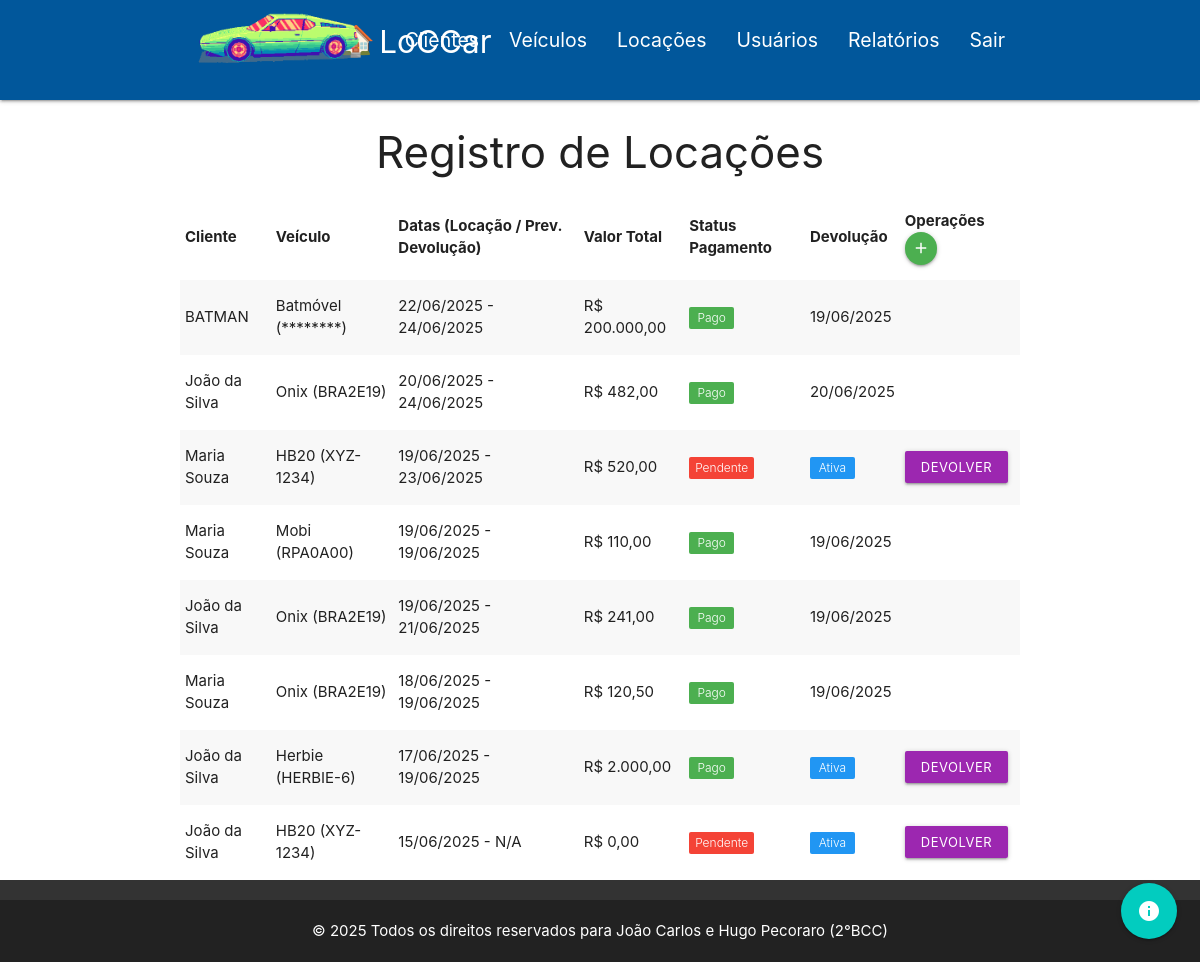
/VIEW/locacao/lstLocacao.php (signed in), run on the app's committed database.
### tables this page shows
CREATE TABLE `locacao` (
  `id` int(11) NOT NULL,
  `cliente_id` int(11) NOT NULL,
  `veiculo_id` int(11) NOT NULL,
  `data_locacao` date NOT NULL,
  `data_prev_devolucao` date DEFAULT NULL,
  `valor_total` decimal(10,2) NOT NULL DEFAULT 0.00,
  `valor_pago` decimal(10,2) NOT NULL DEFAULT 0.00,
  `status_pagamento` varchar(20) NOT NULL DEFAULT 'Pendente',
  `nivel_tanque` varchar(20) NOT NULL DEFAULT 'Não Informado',
  `data_devolucao` date DEFAULT NULL
);

CREATE TABLE `cliente` (
  `id` int(11) NOT NULL,
  `nome` varchar(100) NOT NULL,
  `cpf` varchar(14) NOT NULL,
  `telefone` varchar(15) NOT NULL,
  `email` varchar(100) NOT NULL
);

CREATE TABLE `veiculo` (
  `id` int(11) NOT NULL,
  `modelo` varchar(50) NOT NULL,
  `marca` varchar(50) NOT NULL,
  `ano` int(4) NOT NULL,
  `placa` varchar(8) NOT NULL,
  `valor_diaria` float NOT NULL,
  `status` char(1) NOT NULL DEFAULT 'D',
  `imagem` varchar(255) DEFAULT NULL
);

### DAL/locacao.php (called while the page is built, shortened)
<?php
include_once $_SERVER['DOCUMENT_ROOT'] . '/locadora_carros/MODEL/locacao.php';
include_once $_SERVER['DOCUMENT_ROOT'] . '/locadora_carros/DAL/conexao.php';
class LocacaoDAL {
    public function Select() {
        $sql = "SELECT l.*, c.nome as nome_cliente, v.modelo as modelo_veiculo, v.placa as placa_veiculo
                FROM locacao l
                INNER JOIN cliente c ON l.cliente_id = c.id
                INNER JOIN veiculo v ON l.veiculo_id = v.id
                ORDER BY l.data_locacao DESC;";
        $con = Conexao::conectar();
        $registros = $con->query($sql);
        $lstLocacoes = [];
        if ($registros) {
            foreach ($registros as $linha) {
                $locacao = new \MODEL\Locacao();
                $locacao->setId((int)$linha['id']);
                $locacao->setClienteId((int)$linha['cliente_id']);
                $locacao->setVeiculoId((int)$linha['veiculo_id']);
                $locacao->setNomeCliente((string)$linha['nome_cliente']);
                $locacao->setModeloVeiculo((string)$linha['modelo_veiculo']);
                $locacao->setPlacaVeiculo((string)$linha['placa_veiculo']);
                if (!empty($linha['data_locacao'])) {
                    $locacao->setDataLocacao(new \DateTime($linha['data_locacao']));
                }
                if (!empty($linha['data_prev_devolucao'])) {
                    $locacao->setDataPrevDevolucao(new \DateTime($linha['data_prev_devolucao']));
                }
                if (!empty($linha['data_devolucao'])) {
                    $locacao->setDataDevolucao(new \DateTime($linha['data_devolucao']));
                }
                $locacao->setValorTotal((float)$linha['valor_total']);
                $locacao->setValorPago((float)$linha['valor_pago']);
                $locacao->setStatusPagamento((string)$linha['status_pagamento']);
                $locacao->setNivelTanque((string)$linha['nivel_tanque']);
                $lstLocacoes[] = $locacao;
            }
        }
        return $lstLocacoes;
    }
}
?>

### DAL/conexao.php (called while the page is built, shortened)
<?php
class Conexao {
    private static $dbNome = 'locadora_carros';
    private static $dbHost = 'localhost';
    private static $dbUsuario = 'root';
    private static $dbSenha = '';
    private static $cont = null;
    public static function conectar() {
        if (self::$cont == null) {
            try {
                self::$cont = new PDO("mysql:host=" . self::$dbHost . ";dbname=" . self::$dbNome, self::$dbUsuario, self::$dbSenha);
            } catch (\PDOException $exception) {
                die($exception->getMessage());
            }
        }
        return self::$cont;
    }
    public static function desconectar() {
        self::$cont = null;
        return self::$cont;
    }
}
?>

### MODEL/locacao.php (called while the page is built, shortened)
<?php
class Locacao {
    private ?int $id;
    private ?DateTime $data_locacao;
    private ?DateTime $data_prev_devolucao;
    private ?DateTime $data_devolucao;
    private ?float $valor_total;
    private ?string $status_pagamento;
    private ?string $nome_cliente;
    private ?string $modelo_veiculo;
    private ?string $placa_veiculo;
    public function __construct() {
        $this->id = null;
        $this->data_locacao = null;
        $this->data_prev_devolucao = null;
        $this->data_devolucao = null;
        $this->valor_total = 0.0;
        $this->status_pagamento = null;
        $this->nome_cliente = null;
        $this->modelo_veiculo = null;
        $this->placa_veiculo = null;
    }
    public function getId(): ?int {
        return $this->id;
    }
    public function setId(int $id): void {
        $this->id = $id;
    }
    public function getDataLocacao(): ?DateTime {
        return $this->data_locacao;
    }
    public function setDataLocacao(?DateTime $data_locacao): void {
        $this->data_locacao = $data_locacao;
    }
    public function getDataPrevDevolucao(): ?DateTime {
        return $this->data_prev_devolucao;
    }
    public function setDataPrevDevolucao(?DateTime $data_prev_devolucao): void {
        $this->data_prev_devolucao = $data_prev_devolucao;
    }
    public function getDataDevolucao(): ?DateTime {
        return $this->data_devolucao;
    }
    public function setDataDevolucao(?DateTime $data_devolucao): void {
        $this->data_devolucao = $data_devolucao;
    }
    public function getValorTotal(): ?float {
        return $this->valor_total;
    }
    public function setValorTotal(?float $valor_total): void {
        $this->valor_total = $valor_total;
    }
    public function getStatusPagamento(): ?string {
        return $this->status_pagamento;
    }
    public function setStatusPagamento(?string $status): void {
        $this->status_pagamento = $status;
    }
    public function getNomeCliente(): ?string {
        return $this->nome_cliente;
    }
    public function setNomeCliente(string $nome_cliente): void {
        $this->nome_cliente = $nome_cliente;
    }
    public function getModeloVeiculo(): ?string {
        return $this->modelo_veiculo;
    }
    public function setModeloVeiculo(string $modelo_veiculo): void {
        $this->modelo_veiculo = $modelo_veiculo;
    }
    public function getPlacaVeiculo(): ?string {
        return $this->placa_veiculo;
    }
    public function setPlacaVeiculo(string $placa_veiculo): void {
        $this->placa_veiculo = $placa_veiculo;
    }
}
?>

### VIEW/locacao/lstLocacao.php (the view, shortened to what this page needs)
<?php
include_once $_SERVER['DOCUMENT_ROOT'] . '/locadora_carros/DAL/locacao.php';
include_once $_SERVER['DOCUMENT_ROOT'] . '/locadora_carros/VIEW/menus/menu.php';
$dalLocacao = new \DAL\LocacaoDAL();
$lstLocacoes = $dalLocacao->Select();
?>
<div class="container">
    <h3 class="center-align">Registro de Locações</h3>
    <table class="striped responsive-table highlight">
        <thead>
            <tr>
                <th>Cliente</th>
                <th>Veículo</th>
                <th>Datas (Locação / Prev. Devolução)</th>
                <th>Valor Total</th>
                <th>Status Pagamento</th>
                <th>Devolução</th>
                <th>Operações
                    <a class="btn-floating btn-small waves-effect waves-light green" href="frmInsLocacao.php" title="Adicionar Nova Locação">
                        <i class="material-icons">add</i>
                    </a>
                </th>
            </tr>
        </thead>
        <tbody>
            <?php if (!empty($lstLocacoes)) {
                foreach ($lstLocacoes as $locacao) { ?>
                    <tr>
                        <td><?php echo $locacao->getNomeCliente(); ?></td>
                        <td><?php echo $locacao->getModeloVeiculo() . ' (' . $locacao->getPlacaVeiculo() . ')'; ?></td>
                        <td>
                            <?php
                                if ($locacao->getDataLocacao()) {
                                    echo $locacao->getDataLocacao()->format('d/m/Y');
                                } else {
                                    echo 'N/A';
                                }
                                echo ' - ';
                                if ($locacao->getDataPrevDevolucao()) {
                                    echo $locacao->getDataPrevDevolucao()->format('d/m/Y');
                                } else {
                                    echo 'N/A';
                                }
                            ?>
                        </td>
                        <td>R$ <?php echo number_format($locacao->getValorTotal(), 2, ',', '.'); ?></td>
                        <td>
                            <?php
                                $status = $locacao->getStatusPagamento();
                                $cor = 'grey';
                                if ($status == 'Pago') $cor = 'green';
                                if ($status == 'Pendente') $cor = 'red';
                                echo "<span class='new badge $cor' data-badge-caption=''>$status</span>";
                            ?>
                        </td>
                        <td>
                            <?php
                            if ($locacao->getDataDevolucao()) {
                                echo $locacao->getDataDevolucao()->format('d/m/Y');
                            } else {
                                echo "<span class='new badge blue' data-badge-caption=''>Ativa</span>";
                            }
                            ?>
                        </td>
                        <td>
                            <?php if (!$locacao->getDataDevolucao()) { ?>
                                <a class="btn-small waves-effect waves-light purple" href="frmDevolucao.php?id=<?php echo $locacao->getId(); ?>">
                                 Devolver
                                </a>
                            <?php } ?>
                        </td>
                    </tr>
                <?php }
            } else { ?>
                <tr>
                    <td colspan="7" class="center-align">Nenhuma locação encontrada.</td>
                </tr>
            <?php } ?>
        </tbody>
    </table>
    </div>
<?php include_once $_SERVER['DOCUMENT_ROOT'] . '/locadora_carros/VIEW/menus/footer.php'; ?>

### data on the page
locacao: cliente.nome "BATMAN", veiculo.modelo "Batmóvel", veiculo.placa "********", format "22/06/2025", format "24/06/2025", valor_total "200.000,00", status_pagamento "Pago", format "19/06/2025"
locacao: cliente.nome "João da Silva", veiculo.modelo "Onix", veiculo.placa "BRA2E19", format "20/06/2025", format "24/06/2025", valor_total "482,00", status_pagamento "Pago"
locacao: cliente.nome "Maria Souza", veiculo.modelo "HB20", veiculo.placa "XYZ-1234", format "19/06/2025", format "23/06/2025", valor_total "520,00", status_pagamento "Pendente", shows "Ativa"
locacao: cliente.nome "Maria Souza", veiculo.modelo "Mobi", veiculo.placa "RPA0A00", format "19/06/2025", valor_total "110,00", status_pagamento "Pago"
locacao: cliente.nome "João da Silva", veiculo.modelo "Onix", veiculo.placa "BRA2E19", format "19/06/2025", format "21/06/2025", valor_total "241,00", status_pagamento "Pago"
locacao: cliente.nome "Maria Souza", veiculo.modelo "Onix", veiculo.placa "BRA2E19", format "18/06/2025", format "19/06/2025", valor_total "120,50", status_pagamento "Pago"
locacao: cliente.nome "João da Silva", veiculo.modelo "Herbie", veiculo.placa "HERBIE-6", format "17/06/2025", format "19/06/2025", valor_total "2.000,00", status_pagamento "Pago", shows "Ativa"
locacao: cliente.nome "João da Silva", veiculo.modelo "HB20", veiculo.placa "XYZ-1234", format "15/06/2025", shows "N/A", valor_total "0,00", status_pagamento "Pendente", shows "Ativa"
